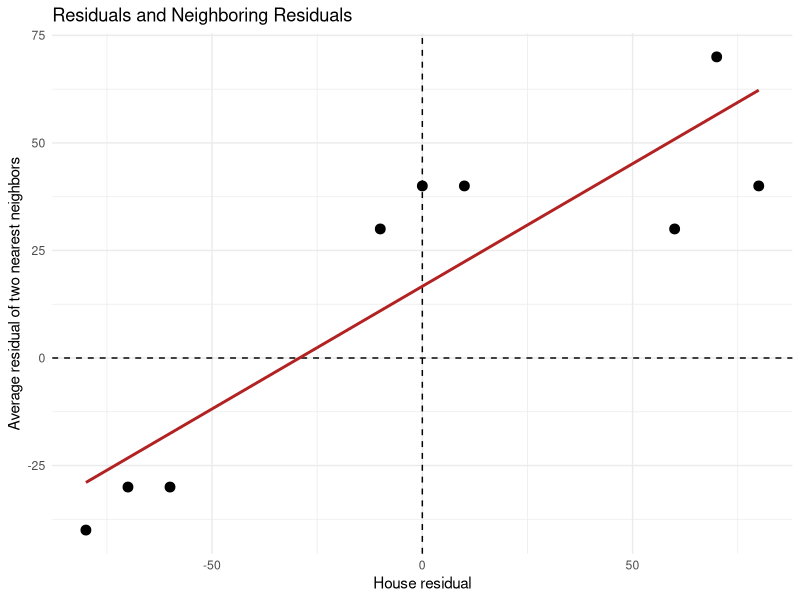

Recreate this plot in R.
## ---- chunk 1
library(tidyverse)
library(spdep)

houses <- tibble(
  house = LETTERS[1:9],
  x = c(1, 1, 1, 2, 2, 2, 3, 3, 3),
  y = c(1, 2, 3, 1, 2, 3, 1, 2, 3),
  residual = c(80, 70, 60, 10, 0, -10, -60, -70, -80)
)

coordinates <- as.matrix(houses[, c("x", "y")])

neighbors <- knn2nb(
  knearneigh(coordinates, k = 2)
)

weights <- nb2listw(neighbors, style = "W")

houses <- houses |>
  mutate(
    neighbor_residual = lag.listw(weights, residual)
  )

houses
## ---- chunk 2
ggplot(houses, aes(x = residual, y = neighbor_residual)) +
  geom_hline(yintercept = 0, linetype = "dashed") +
  geom_vline(xintercept = 0, linetype = "dashed") +
  geom_point(size = 3) +
  geom_smooth(method = "lm", se = FALSE, color = "firebrick") +
  labs(
    title = "Residuals and Neighboring Residuals",
    x = "House residual",
    y = "Average residual of two nearest neighbors"
  ) +
  theme_minimal()
## ---- chunk 3
set.seed(5080)

moran_result <- moran.mc(
  houses$residual,
  weights,
  nsim = 499
)

moran_result$statistic
moran_result$p.value
